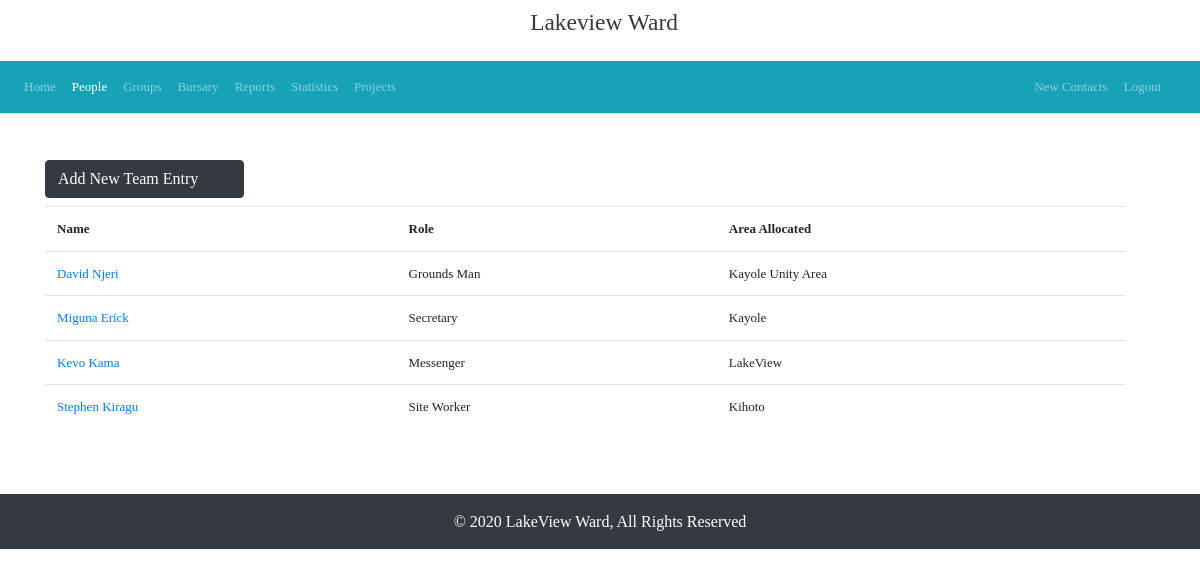
The app's page /teammembers/ (signed in) with its own data.
### citizens/models.py (models this page shows, shortened)
class TeamMembers(models.Model):
    citizen = models.OneToOneField("Citizen", on_delete=models.CASCADE)
    role = models.CharField(max_length=50)
    area_allocated = models.CharField("Area Allocated", max_length=50)
    picture = models.ImageField(default='download.jpg', upload_to="teammembers")
    class Meta:
        verbose_name = "Team Member"
        verbose_name_plural = "Team Members"

class Citizen(models.Model):
    id_number = models.PositiveIntegerField(primary_key=True,verbose_name="Identification Number", unique=True)
    person = models.OneToOneField("Person", on_delete=models.CASCADE)
    location = models.CharField(max_length=150)
    email = models.EmailField(max_length=255, blank=True)
    phone_number = models.CharField("Phone Number", max_length=12, blank=True, default='0704893840')
    voting_centre = models.CharField('Voting Centre', max_length=50, default='Unity Primary School')
    uploaded_to_google = models.BooleanField(default=False)
    class Meta:
        verbose_name= 'Citizen'
        verbose_name_plural = 'Citizens'

class Person(models.Model):
    GENDER = (
        ('M', 'Male'),
        ('F', 'Female')
    )
    person_id = models.UUIDField(primary_key=True, default=uuid.uuid4, editable=False)
    surname = models.CharField(max_length=50, default="")
    first_name = models.CharField(max_length=50)
    last_name = models.CharField(max_length=50)
    gender = models.CharField(choices=GENDER, max_length=10)
    dob = models.DateField("Date of Birth", auto_now=False, auto_now_add=False)
    class Meta:
        verbose_name = "Person"
        verbose_name_plural = "Persons"
    def get_person(self):
        return self.first_name+' '+self.last_name

### citizens/views.py (the view)
# urls.py: path('teammembers/', TeamMembersListView.as_view(), name="team-list"),
class TeamMembersListView(LoginRequiredMixin,ListView):
    model = TeamMembers
    context_object_name = 'teams'
    template_name = "teamlist.html"

### citizens/templates/teamlist.html (shortened to what this page needs)
{% extends 'base.html' %}
{% load crispy_forms_tags %}
{% load static %}
{% block content %}
<div class="container">
    <div class="row container my-5">
        <div class="col-md-12 col-sm-12 col-xs-12">
            <div class="row mb-2">
                <a href="{% url 'team-create' %}" class="btn btn-dark">
                    Add New Team Entry
                    <i class="fa fa-plus ml-3"></i>
                </a>
            </div>
            <div class="row">
                <table class="table table-stripped">
                    <tr>
                        <th>Name</th>
                        <th>Role</th>
                        <th>Area Allocated</th>
                    </tr>
                    {% for team in teams %}
                    <tr>
                        <td><a href="{% url 'team-update' team.pk %}">{{ team.citizen.person.get_person }}</a></td>
                        <td>{{ team.role }}</td>
                        <td>{{ team.area_allocated }}</td>
                    </tr>
                    {% endfor %}
                </table>
            </div>
        </div>
        <div class="col-md-4">
        </div>
    </div>
</div>
{% endblock %}

### citizens/static/master.css (style rules this page uses)
html, body { margin:0%; padding:0%; font-style: normal; font-family:'Times New Roman', Times, serif; font-size: medium; }

### citizens/templates/teamlist.html (style rules this page uses)
body { font-style: normal; font-family: Georgia, 'Times New Roman', Times, serif; font-size: small; }

### records on screen
TeamMembers: citizen.person.get_person "David Njeri", role "Grounds Man", area_allocated "Kayole Unity Area"
TeamMembers: citizen.person.get_person "Miguna Erick", role "Secretary", area_allocated "Kayole"
TeamMembers: citizen.person.get_person "Kevo Kama", role "Messenger", area_allocated "LakeView"
TeamMembers: citizen.person.get_person "Stephen Kiragu", role "Site Worker", area_allocated "Kihoto"
